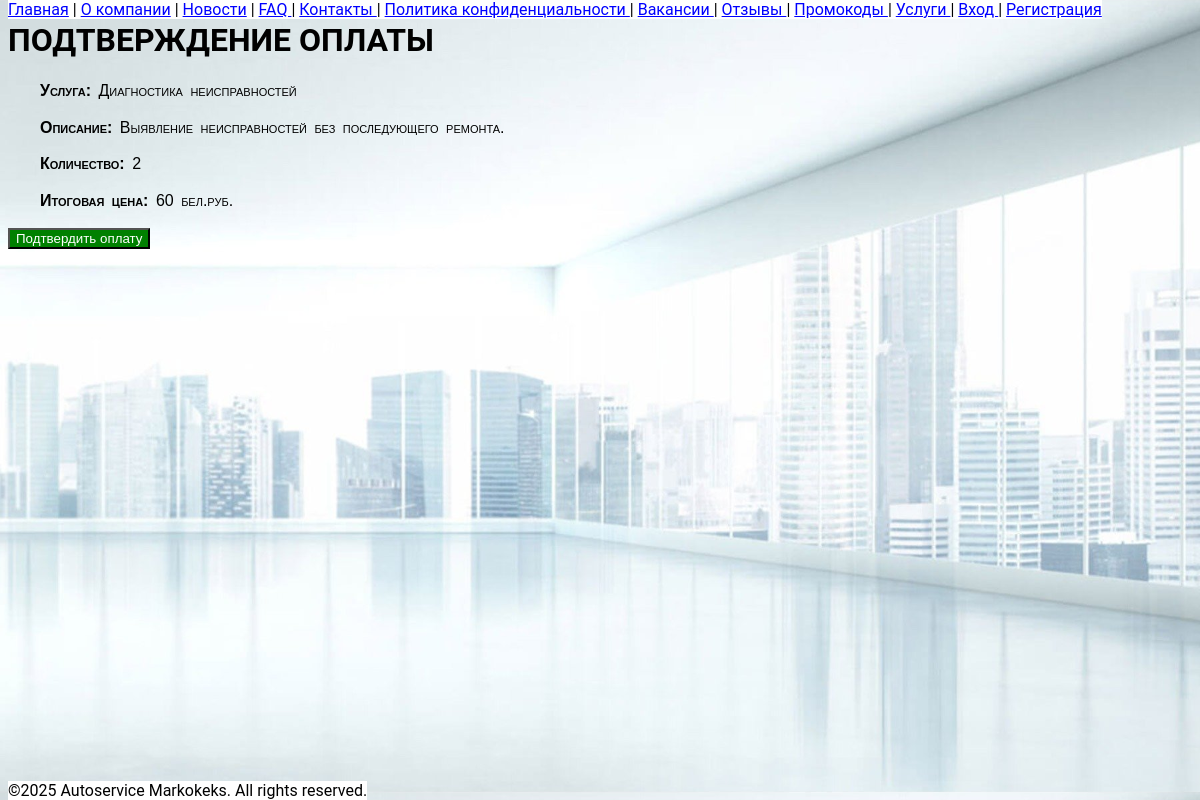
The app's page /pay_order/3/ with its own data.
### orders/models.py (models this page shows)
class Order(models.Model):
    customer = models.ForeignKey(Customer, on_delete=models.CASCADE)
    service = models.ForeignKey(Service, on_delete=models.CASCADE)
    quantity = models.PositiveIntegerField(default=1)
    is_received = models.BooleanField(default=False)
    @property
    def total_cost(self):
        return self.quantity * self.service.cost

### services/models.py (models this page shows)
class Service(models.Model):
    name = models.CharField(max_length=200)
    description = models.TextField()
    cost = models.IntegerField()

### orders/views.py (the view)
# urls.py: path('pay_order/<int:order_id>/', pay_order, name='pay_order'),
def pay_order(request, order_id):
    order = Order.objects.get(id=order_id)
    return render(request, 'payment_confirmation.html', {'order': order})

### orders/templates/payment_confirmation.html (shortened to what this page needs)
{% extends "base.html" %}
{% block content %}
<h1>Подтверждение оплаты</h1>
<p><b>Услуга:</b> {{ order.service.name }}</p>
<p><b>Описание:</b> {{ order.service.description }}</p>
<p><b>Количество:</b> {{ order.quantity }}</p>
<p><b>Итоговая цена:</b> {{ order.total_cost }} бел.руб.</p>
<form method="POST" action="{% url 'confirm_payment' order.id %}">
    <button type="submit" style="background-color: green; color: white;">Подтвердить оплату</button>
</form>
{% endblock %}

### static/css/base.css (style rules this page uses)
body { font-family: 'Roboto', Arial, sans-serif; background-image: url("/static/crash.png"); background-size: 100%; background-position: top; background-repeat: repeat-y; }
p { font-family: 'Arial', sans-serif; text-indent: 2em; line-height: 1.3; font-variant: small-caps; word-spacing: 3px; letter-spacing: 0px; overflow-wrap: break-word; word-break: break-all; text-align: left; }
h1, h2, h3 { text-transform: uppercase; }
@media (min-width: 1025px) { body { background-color: #66cc66; } }
@media (min-height: 800px) { body { font-size: 18px; } }
@media (min-height: 600px) and (max-height: 800px) { body { font-size: 16px; } }
button { cursor: pointer; }

### records on screen
Order: service.name "Диагностика неисправностей", service.description "Выявление неисправностей без последующего ремонта.", quantity "2", total_cost "60"
